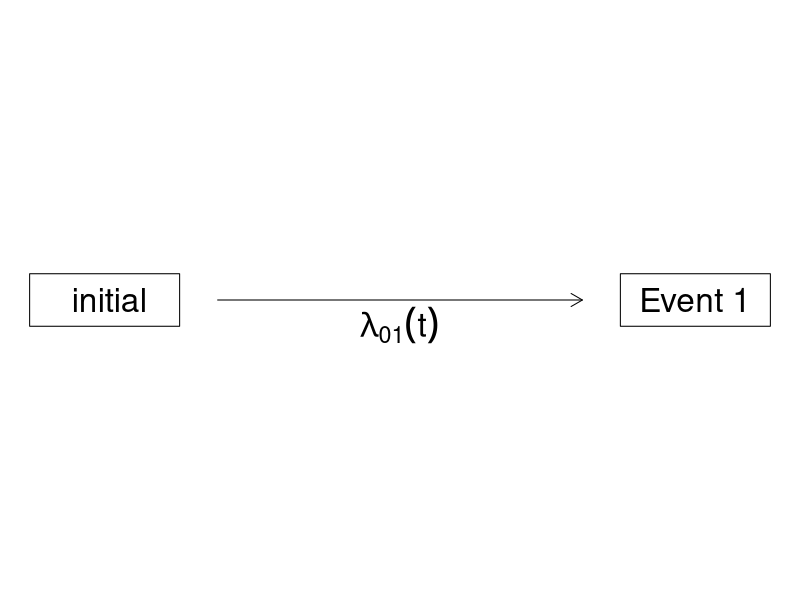
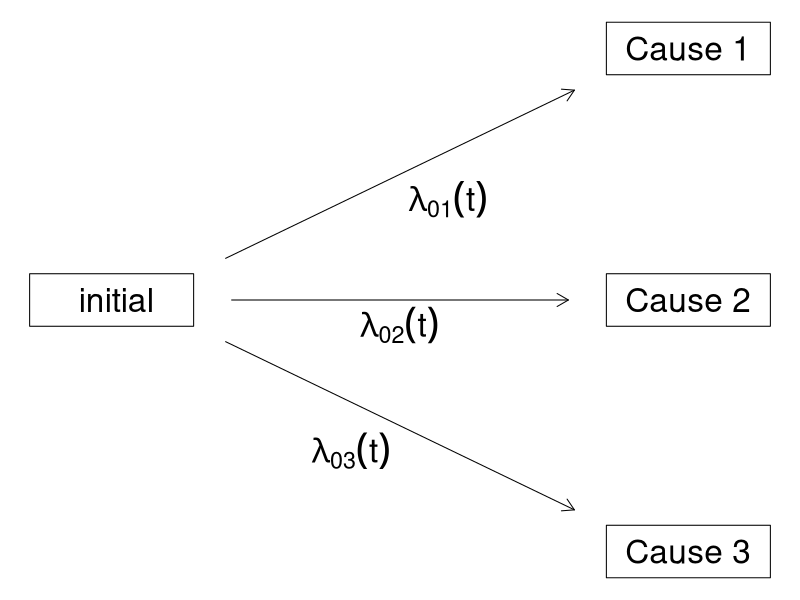

Here is the R script that generated these plots, in order:
# r2py crawler metadata
# package: prodlim
# source_type: rd_example
# topic: Hist.Rd
# source_file: C:\Users\bened\AppData\Local\R\win-library\4.5\prodlim\help
# lines: 48

suppressPackageStartupMessages(library(prodlim))
## Right censored responses of a two state model
## ---------------------------------------------

Hist(time=1:10,event=c(0,1,0,0,0,1,0,1,0,0))

## change the code for events and censored observations

Hist(time=1:10,event=c(99,"event",99,99,99,"event",99,"event",99,99),cens.code=99)

TwoStateFrame <- SimSurv(10)
SurvHist <- with(TwoStateFrame,Hist(time,status))
summary(SurvHist)
plot(SurvHist)

## Right censored data from a competing risk model
## --------------------------------------------------

CompRiskFrame <- data.frame(time=1:10,event=c(1,2,0,3,0,1,2,1,2,1))
CRHist <- with(CompRiskFrame,Hist(time,event))
summary(CRHist)
plot(CRHist)

## Interval censored data from a survival model
icensFrame <- data.frame(L=c(1,1,3,4,6),R=c(2,NA,3,6,9),event=c(1,1,1,2,2))
with(icensFrame,Hist(time=list(L,R)))

## Interval censored data from a competing risk model
with(icensFrame,Hist(time=list(L,R),event))

## Multi state model
MultiStateFrame <- data.frame(time=1:10,
			      from=c(1,1,3,1,2,4,1,1,2,1),
			      to=c(2,3,1,2,4,2,3,2,4,4))
with(MultiStateFrame,Hist(time,event=list(from,to)))

##  MultiState with right censored observations

MultiStateFrame1 <- data.frame(time=1:10,
			      from=c(1,1,3,2,1,4,1,1,3,1),
			      to=c(2,3,1,0,2,2,3,2,0,4))
with(MultiStateFrame1,Hist(time,event=list(from,to)))

## Using the longitudinal input method 
MultiStateFrame2 <- data.frame(time=c(0,1,2,3,4,0,1,2,0,1),
			      event=c(1,2,3,0,1,2,4,2,1,2),
			      id=c(1,1,1,1,2,2,2,2,3,3))
 with(MultiStateFrame2,Hist(time,event=event,id=id))
